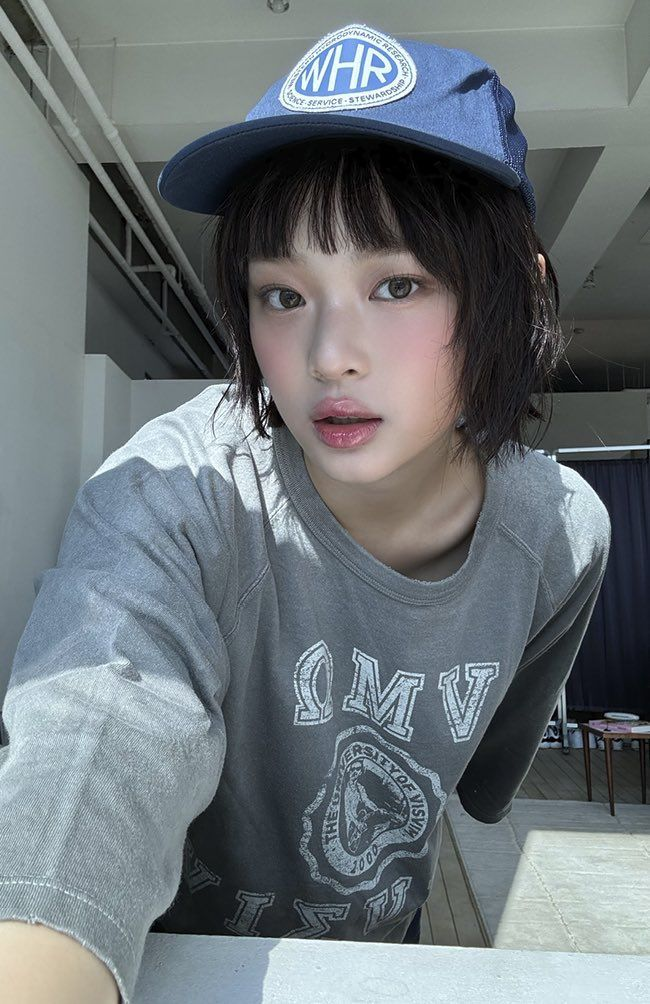
#> input picture 4A-Pantanoza-Exercise2/hanni.jpg, 650 x 1004 px, found by its file name
$ jupyter execute --allow-errors 4A-Pantanoza-MP3.ipynb   (shell and % lines are left out)
#> lines starting #> are read from the running program, lines starting #| are printed output that depends on the picture
# **Installing Packages**

[cell 1]


%cd opencv/build

# **STEP 1 Load Two Images**

[cell 2]
import matplotlib.pyplot as plt
import cv2

[cell 3]
# Load two images
image1 = cv2.imread('/content/hanni.jpg', 0)  # Replace with your actual image paths
#> image1: shape (1004, 650); min 0, max 255, mean 115.1
image2 = cv2.imread('/content/hanni2.jpg', 0)
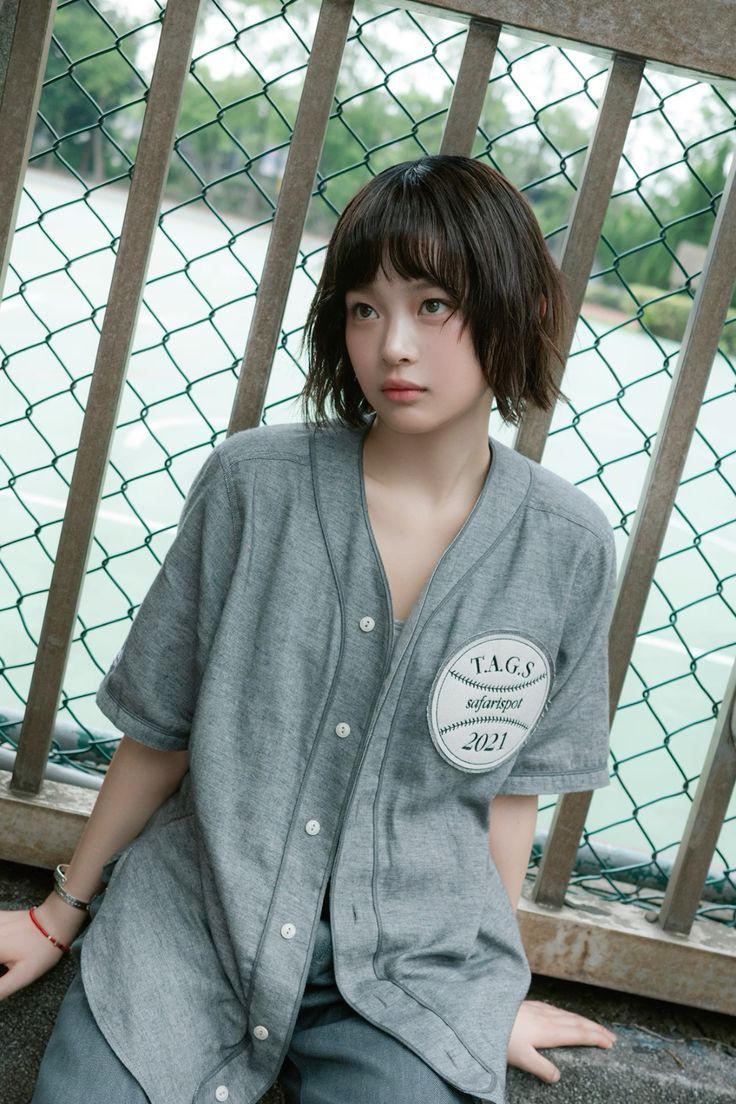
#> input picture 4A-Pantanoza-Exercise2/hanni2.jpg, 736 x 1104 px, found by its file name
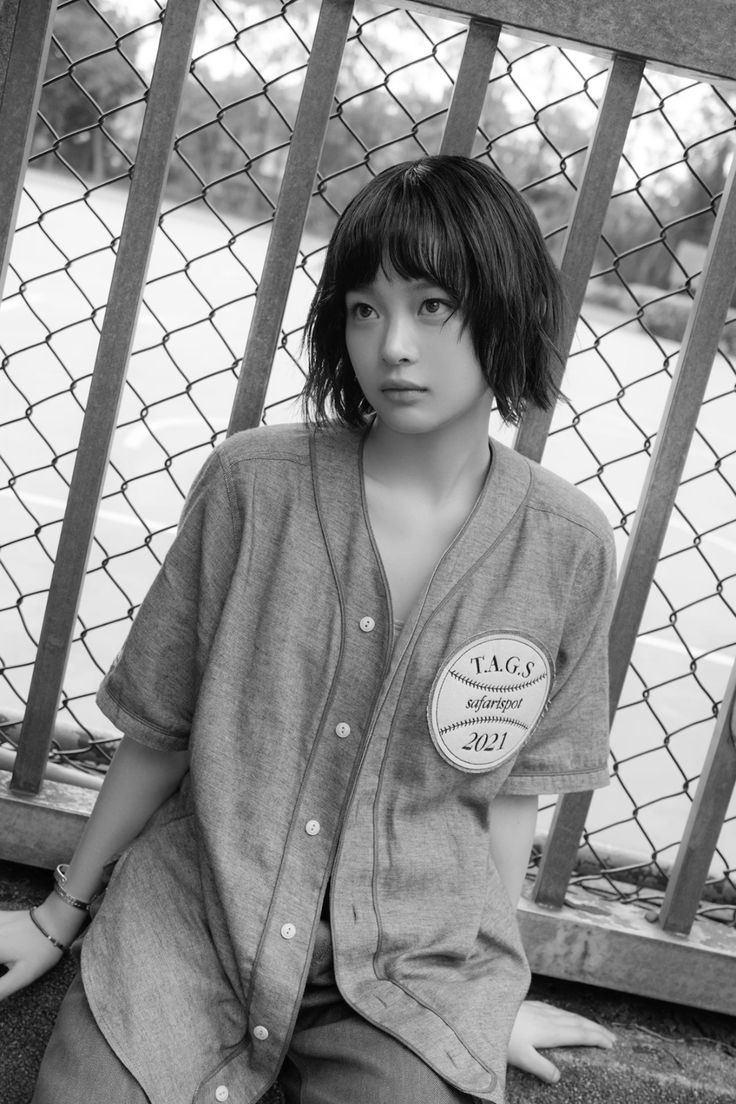
#> image2: shape (1104, 736); min 0, max 255, mean 141.9

# **Step 2: Extract Keypoints and Descriptors Using SIFT, SURF, and ORB**

[cell 4]
# Initialize SIFT
sift = cv2.SIFT_create()
keypoints1_sift, descriptors1_sift = sift.detectAndCompute(image1, None)
#> keypoints1_sift = 2189 keypoints; strongest (x, y, size): (260, 409, 2), (260, 402, 2.3), (269, 431, 4.6), (260, 395, 2.3)
keypoints2_sift, descriptors2_sift = sift.detectAndCompute(image2, None)
#> keypoints2_sift = 4431 keypoints; strongest (x, y, size): (497, 669, 2), (37, 531, 4), (19, 601, 3.9), (453, 82, 1.9)

# Visualize SIFT keypoints
sift_keypoints_image = cv2.drawKeypoints(image1, keypoints1_sift, None)
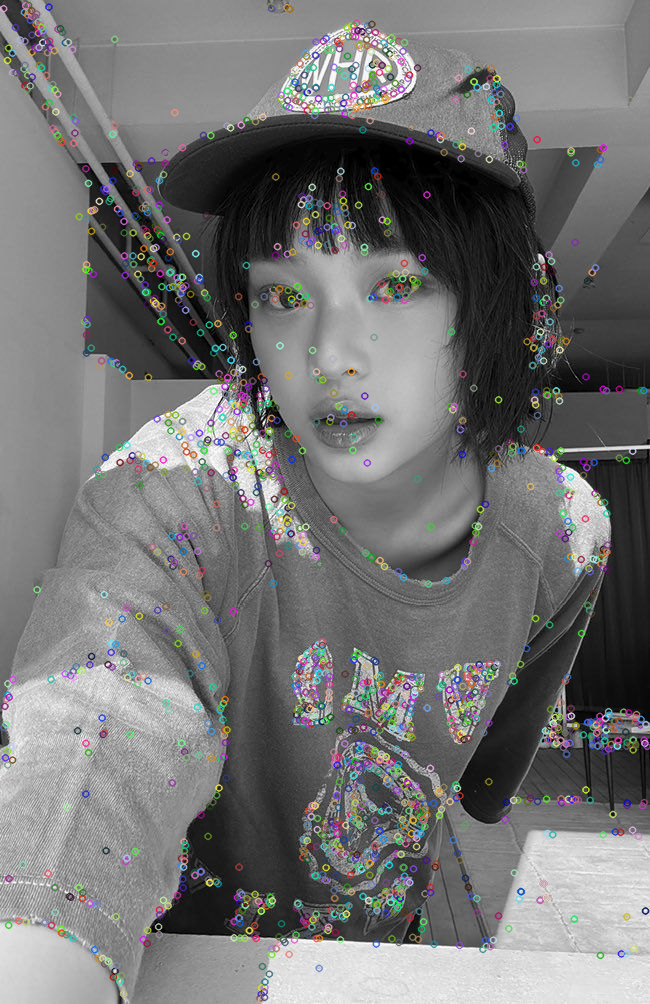
#> sift_keypoints_image: shape (1004, 650, 3); mean of channels 0, 1, 2 115.8, 115.9, 115.8; drawn as B, G, R
plt.imshow(cv2.cvtColor(sift_keypoints_image, cv2.COLOR_BGR2RGB))
plt.title('SIFT Keypoints')
plt.show()

# Initialize SURF (requires OpenCV contrib package)
#> (the rest of this cell did not finish here and is left out)

# **Step 3: Feature Matching with Brute-Force and FLANN**

[cell 5]
# Brute-Force Matcher for SIFT
bf = cv2.BFMatcher(cv2.NORM_L2, crossCheck=True)
matches_sift_bf = bf.match(descriptors1_sift, descriptors2_sift)
#> matches_sift_bf = 568 matches
matches_sift_bf = sorted(matches_sift_bf, key=lambda x: x.distance)

# Visualize Brute-Force SIFT matches
sift_bf_img = cv2.drawMatches(image1, keypoints1_sift, image2, keypoints2_sift, matches_sift_bf[:10], None)
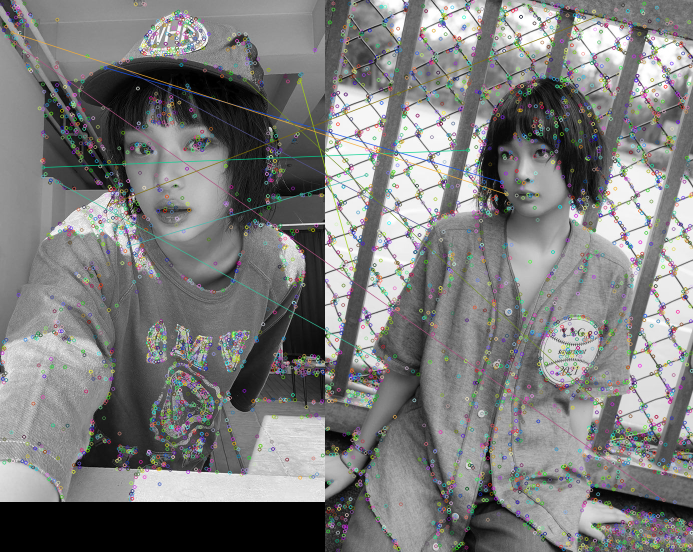
#> sift_bf_img: shape (1104, 1386, 3) (shown at 1/2 size); mean of channels 0, 1, 2 124.1, 124.5, 124.2; drawn as B, G, R
plt.imshow(cv2.cvtColor(sift_bf_img, cv2.COLOR_BGR2RGB))
plt.title('SIFT BF Matches')
plt.show()

# FLANN Matcher for SIFT
flann_index_kdtree = 1
index_params = dict(algorithm=flann_index_kdtree, trees=5)
search_params = dict(checks=50)  # or pass empty dictionary

flann = cv2.FlannBasedMatcher(index_params, search_params)
matches_sift_flann = flann.knnMatch(descriptors1_sift, descriptors2_sift, k=2)
#> matches_sift_flann = 2189 matches

# Visualize FLANN matches
sift_flann_img = cv2.drawMatchesKnn(image1, keypoints1_sift, image2, keypoints2_sift, matches_sift_flann[:10], None, flags=cv2.DrawMatchesFlags_NOT_DRAW_SINGLE_POINTS)
plt.imshow(cv2.cvtColor(sift_flann_img, cv2.COLOR_BGR2RGB))
plt.title('SIFT FLANN Matches')
plt.show()

# Drawing matches
sift_bf_img = cv2.drawMatches(image1, keypoints1_sift, image2, keypoints2_sift, matches_sift_bf[:10], None)
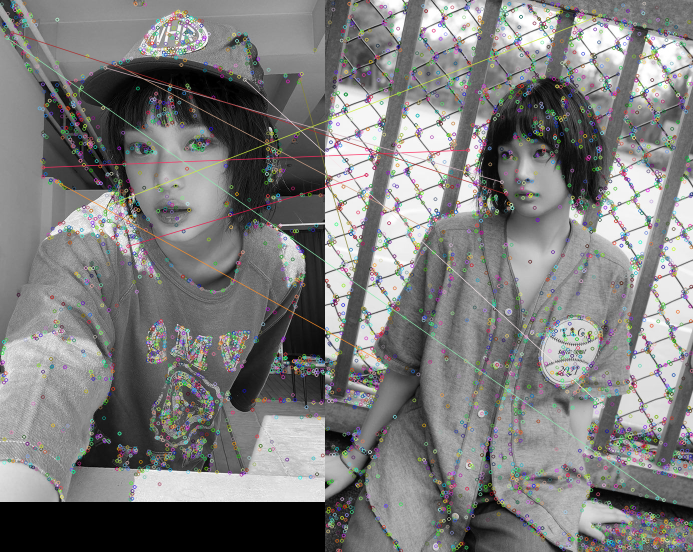
#> sift_bf_img: shape (1104, 1386, 3) (shown at 1/2 size); mean of channels 0, 1, 2 124.1, 124.6, 124.9; drawn as B, G, R
cv2.imwrite('sift_bf_match.jpg', sift_bf_img)

sift_flann_img = cv2.drawMatchesKnn(image1, keypoints1_sift, image2, keypoints2_sift, matches_sift_flann[:10], None, flags=cv2.DrawMatchesFlags_NOT_DRAW_SINGLE_POINTS)
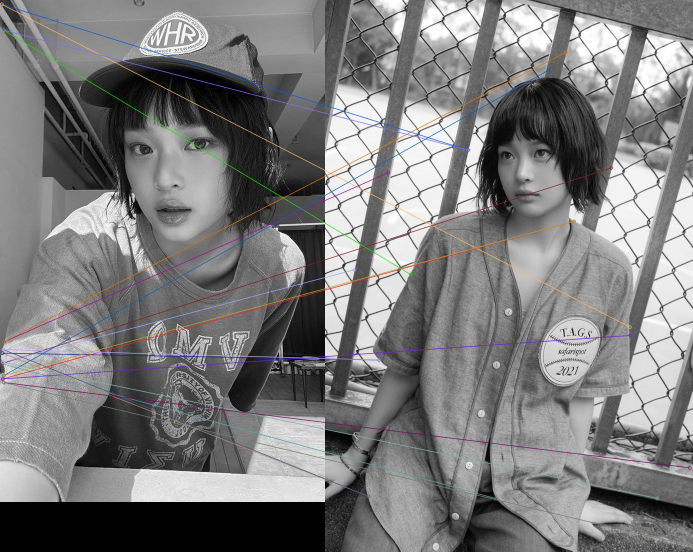
#> sift_flann_img: shape (1104, 1386, 3) (shown at 1/2 size); mean of channels 0, 1, 2 124.4, 124, 124.4; drawn as B, G, R
cv2.imwrite('sift_flann_match.jpg', sift_flann_img)
#> Out = True

# **Step 4: Image Alignment Using Homography**

[cell 6]
import numpy as np

# Use the matched keypoints to compute the homography matrix
src_pts = np.float32([keypoints1_sift[m.queryIdx].pt for m in matches_sift_bf]).reshape(-1, 1, 2)
#> src_pts = 568 rows, first 8: [86.05, 334.5], [210.3, 135.1], [600, 159.2], [14.29, 75.44], [230.1, 127.5], [24.45, 64.83], [256.1, 492], [488.9, 159]
dst_pts = np.float32([keypoints2_sift[m.trainIdx].pt for m in matches_sift_bf]).reshape(-1, 1, 2)
#> dst_pts = 568 rows, first 8: [285.8, 299.8], [353.1, 363.8], [58.11, 539.2], [677.1, 999.7], [208.2, 459.8], [362.7, 388.1], [82.46, 349.5], [555, 812.6]

# Compute the homography matrix
H, mask = cv2.findHomography(src_pts, dst_pts, cv2.RANSAC, 5.0)
#> H = [[0.112, -0.578, 484.5], [-0.0851, -0.864, 754.6], [6.39e-05, -0.00117, 1]]; mask = 568 values, max 1 at index 399, min 0 at index 0, mean 0.0123

# Warp image1 to align with image2
aligned_image = cv2.warpPerspective(image1, H, (image2.shape[1], image2.shape[0]))
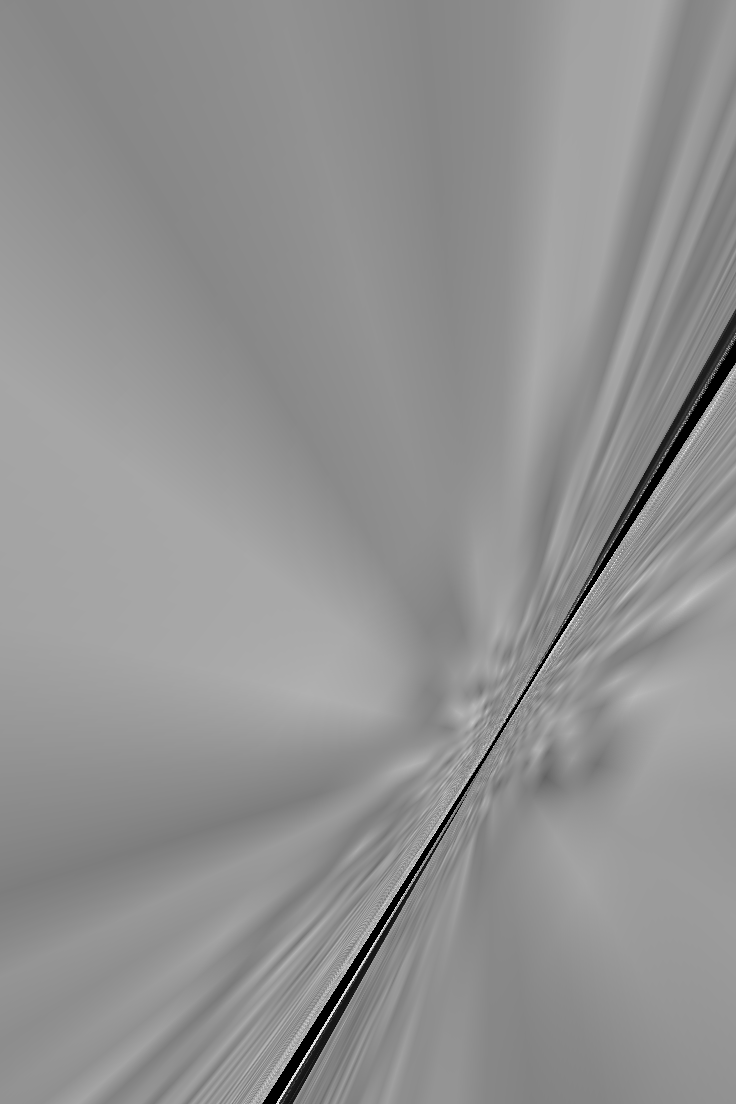
#> aligned_image: shape (1104, 736); min 0, max 254, mean 145.8
cv2.imwrite('aligned_image.jpg', aligned_image)

# Visualize aligned image
plt.imshow(cv2.cvtColor(aligned_image, cv2.COLOR_BGR2RGB))
plt.title('Aligned Image')
plt.show()
